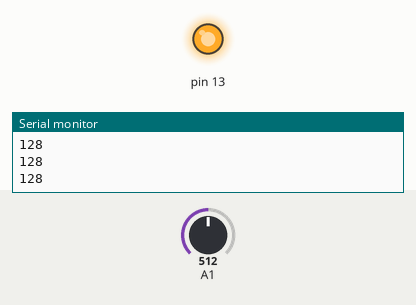
Recording of a sketch running on a simulated Arduino Uno, built with avr-gcc and run on an emulated ATmega328P. Shown: output pins drawn as LEDs (lit = HIGH), the last lines printed to the serial monitor. The inputs (shaded band) are chosen by the test bench; at power-on: A1 = 512.

Above: at 1.2 s.
1.3 s: A1 set to 499
At 2.3 s:
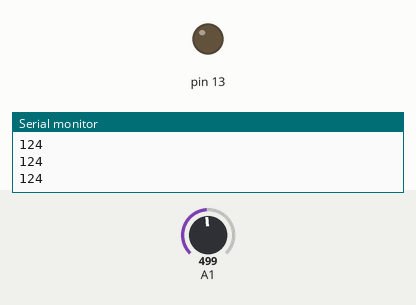
2.8 s: A1 set to 716
At 3.6 s:
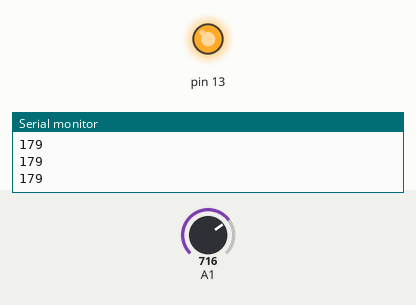
4.3 s: A1 set to 511
At 4.6 s:
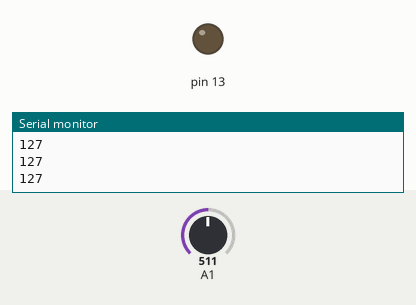
Timing chart, 0 to 7.3 s (numbered marks = the images above; inputs shaded):
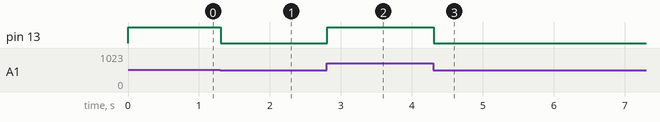

The sketch:

analog.ino
```cpp
void setup() {
  Serial.begin(9600);
  pinMode(13, OUTPUT);
  pinMode(12, INPUT);
}

void loop() {
  int val = analogRead(A1) / 4;
  Serial.println(val);

  analogWrite(13, val);
}
```

Measured:
- the behaviour switches between 512 and 511 on A1 (found by bisection; images 0 and 1)
- after the input at 1.3 s, pin 13: HIGH → LOW at once
- after the input at 2.8 s, pin 13: LOW → HIGH at once
- after the input at 4.3 s, pin 13: HIGH → LOW at once
